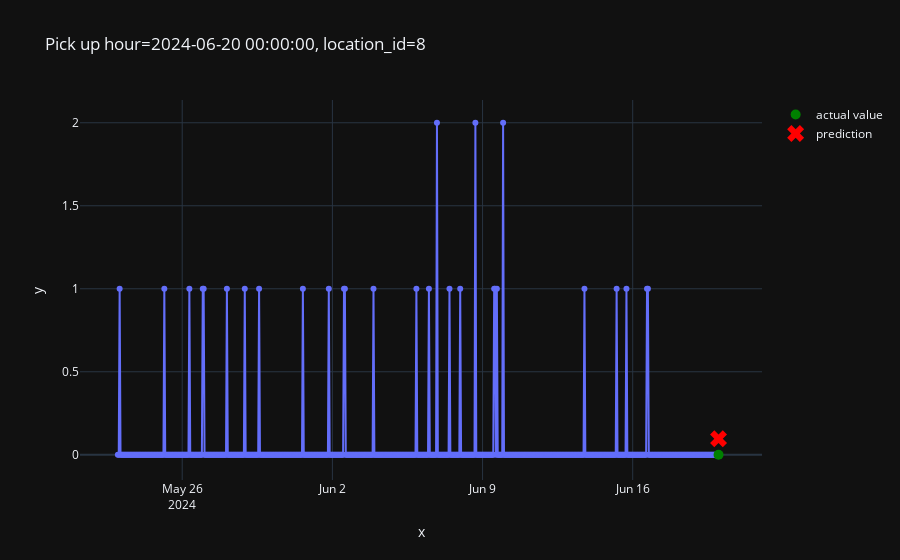

The code cell stored with this chart in its notebook:
### Code cell
plot_one_sample(
    example_id=1300,
    features=X_test,
    targets=y_test,
    predictions=pd.Series(predictions)
)

### Figure 1 — Plotly figure (JSON) as saved in the notebook; plotly's stock layout.template omitted (floating-point values rounded to 4 significant figures; data arrays with more than 128 entries replaced by an {"elided": "..."} marker saying what was removed)
{"data": [{"hovertemplate": "x=%{x}<br>y=%{y}<extra></extra>", "legendgroup": "", "line": {"color": "#636efa", "dash": "solid"}, "marker": {"symbol": "circle"}, "mode": "lines+markers", "name": "", "orientation": "v", "showlegend": false, "type": "scatter", "x": {"elided": "673 str values"}, "xaxis": "x", "y": {"elided": "673 int values"}, "yaxis": "y"}, {"line": {"color": "green"}, "marker": {"size": 10}, "mode": "markers", "name": "actual value", "type": "scatter", "x": ["2024-06-20T00:00:00"], "y": [0]}, {"line": {"color": "red"}, "marker": {"size": 15, "symbol": "x"}, "mode": "markers", "name": "prediction", "type": "scatter", "x": ["2024-06-20T00:00:00"], "y": [0.09644]}], "layout": {"legend": {"tracegroupgap": 0}, "title": {"text": "Pick up hour=2024-06-20 00:00:00, location_id=8"}, "xaxis": {"anchor": "y", "domain": [0, 1], "title": {"text": "x"}}, "yaxis": {"anchor": "x", "domain": [0, 1], "title": {"text": "y"}}}}
